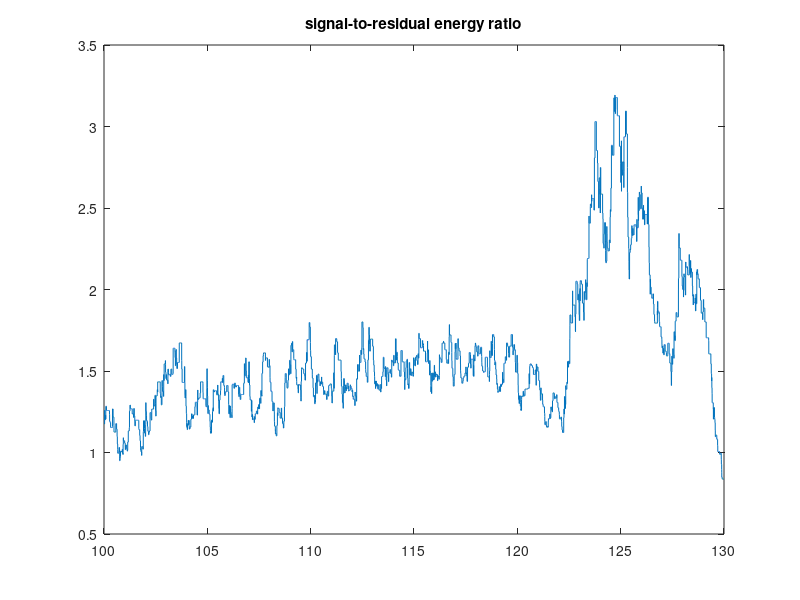
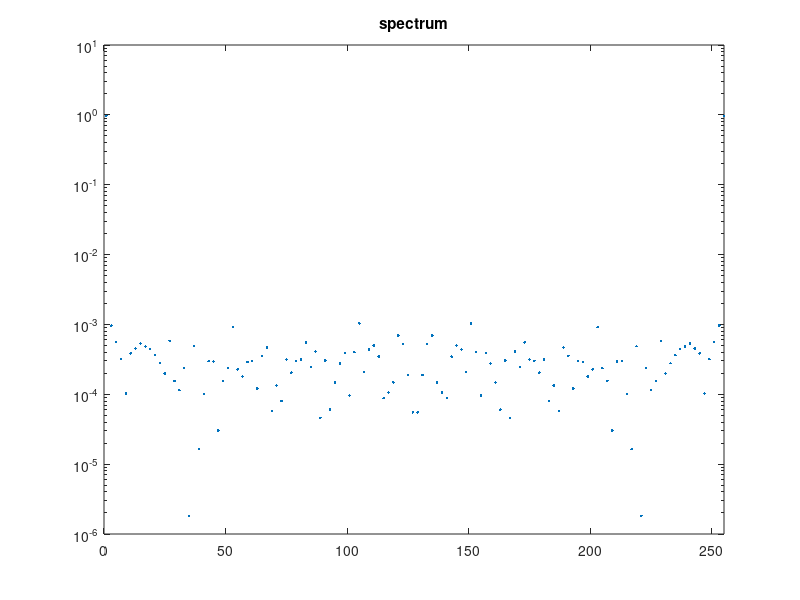
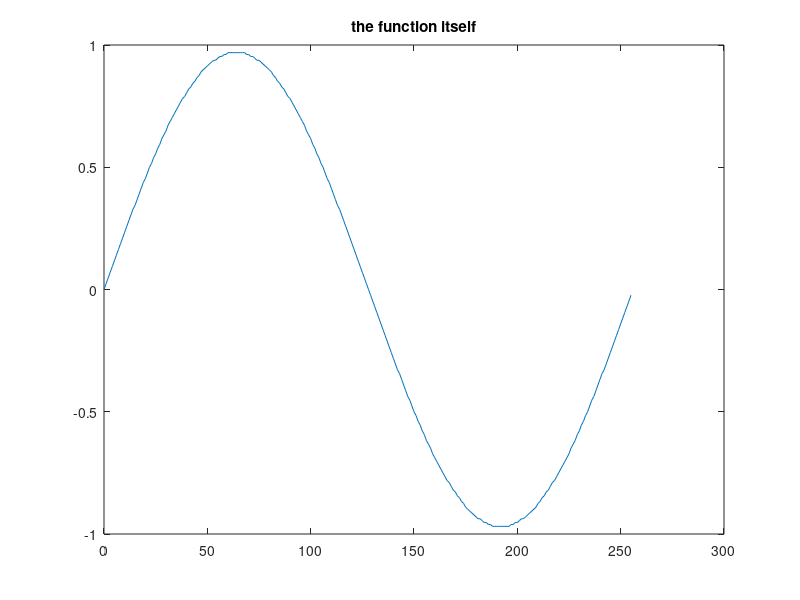

The MATLAB script that drew these images, in order:
% the purpose of this file is to figure out what amplitude to use for sintab
% the goal is to maximize the energy ratio between the sine and all harmonics due to truncation to 8 bits
a=(100:0.001:130)';
x=0:255;
sintab=max(-128,min(127,fix(a*sin(2*pi*x/256))))/128;

%amplitudes of the fundamental
ff=abs(fft(sintab,256,2));
as=ff(:,2)/128;

%residual energy
re=sum(ff(:,3:255).^2,2);

%signal-to-residual energy ratio
w=as.^2./re;

figure(1);
plot(a,w)
title('signal-to-residual energy ratio')

%find optimal amplitude
[r,ri]=max(w);
a(ri)

figure(2)
semilogy(x,abs(fft(sintab(ri,:)))/128,'.-');axis([0,255,1e-6,10])
title('spectrum')

figure(3)
plot(x,sintab(ri,:))
title('the function itself')

